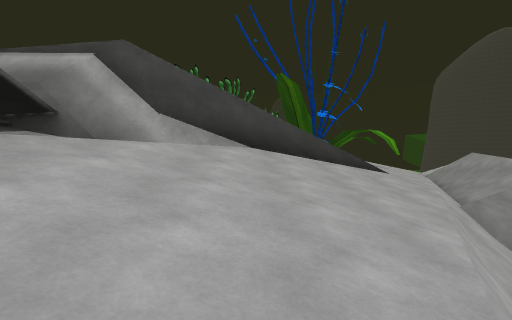
View 1 (above)

24 first-person views from a walk through a scene from a Unity 3-D project. The camera is 1.4 m above the floor, tilts 2° down and sees 85° across. The floor is counted in squares, 2 m on a side. Each view is taken from the middle of a square. On the plan, view 1 faces up. The plan holds only what a view shows up to about 9 squares ahead; the rest is blank. The place goes on beyond the plan. The player is left out. Some surface patterns are stand-ins.

View 2
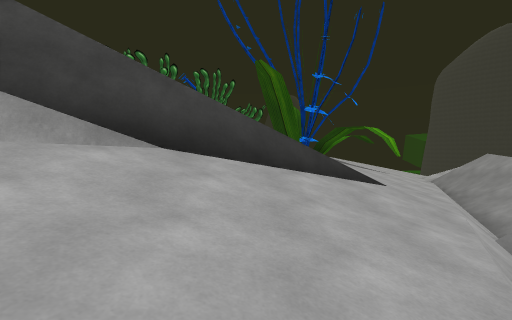

View 3
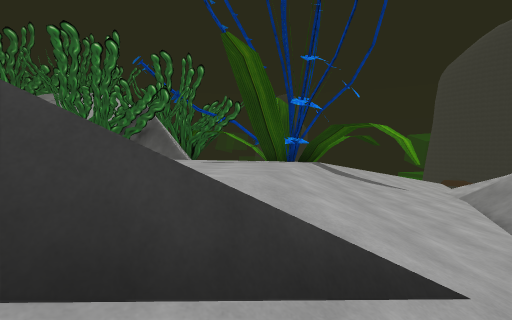

View 4
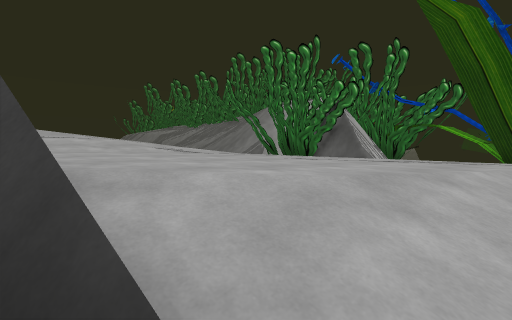

View 5
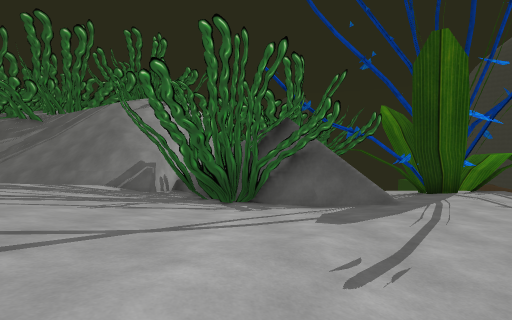

View 6
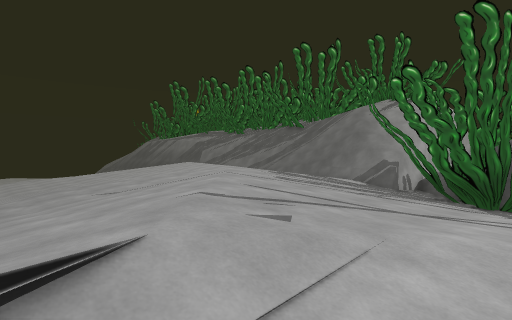

View 7
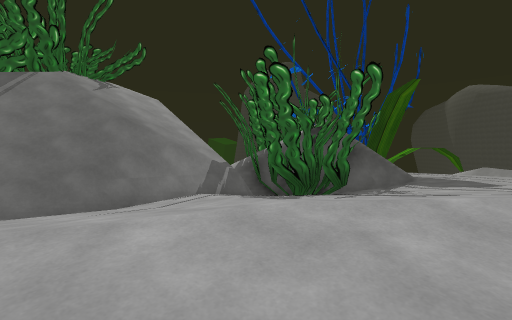

View 8
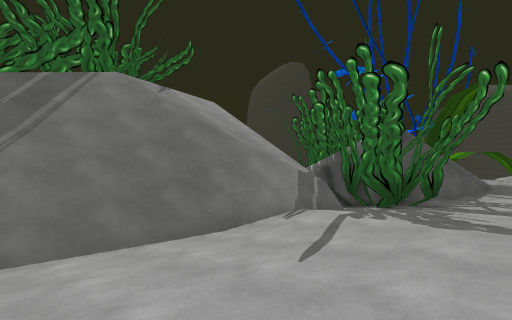

View 9
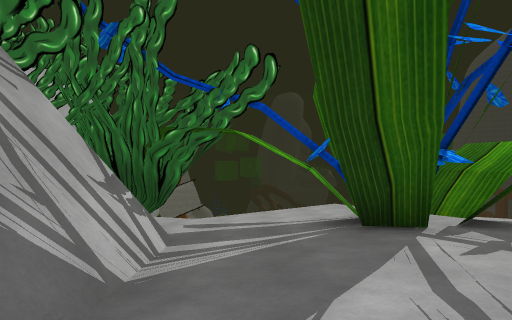

View 10
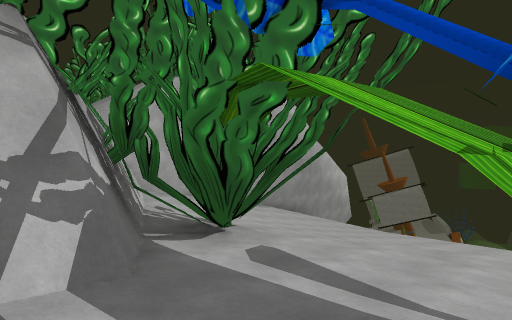

View 11
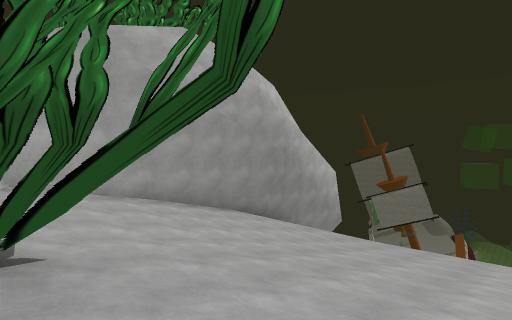

View 12
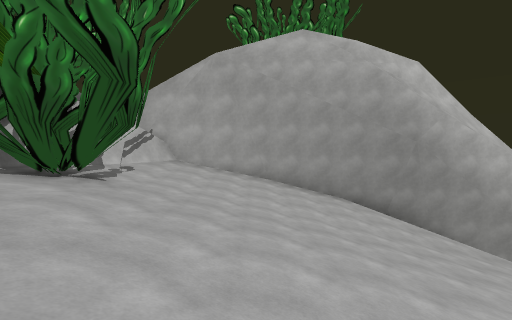

View 13
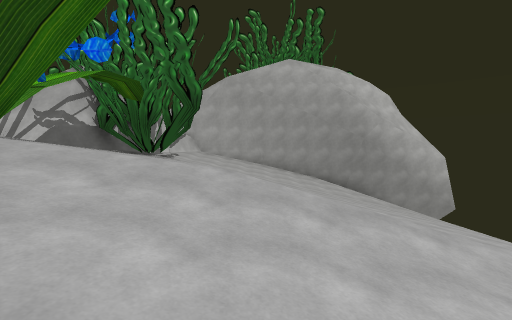

View 14
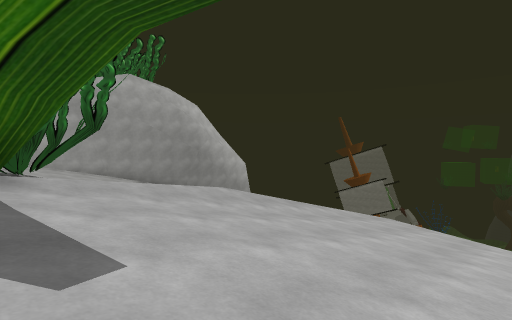

View 15
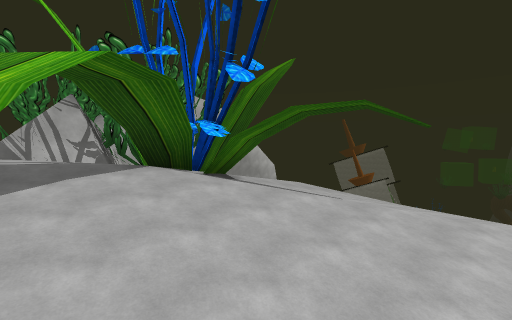

View 16
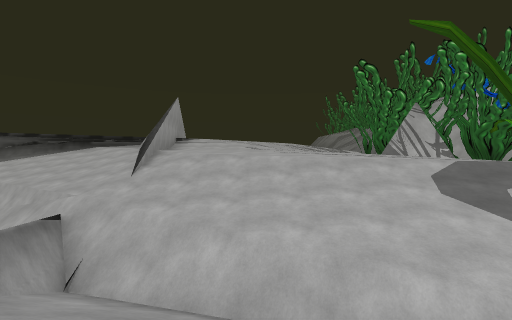

View 17
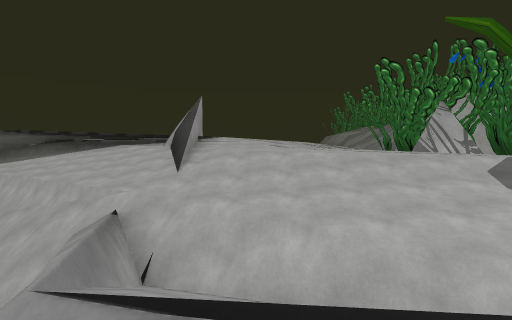

View 18
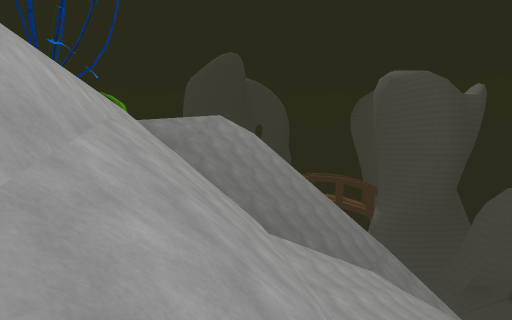

View 19
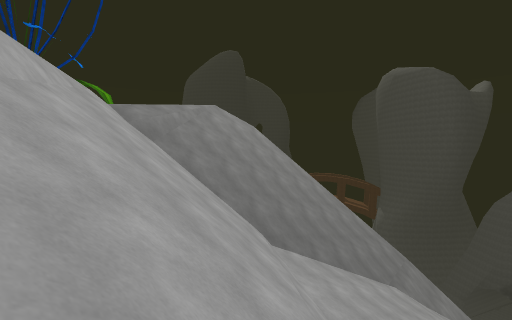

View 20
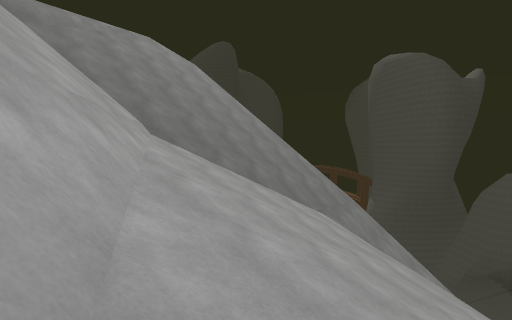

View 21
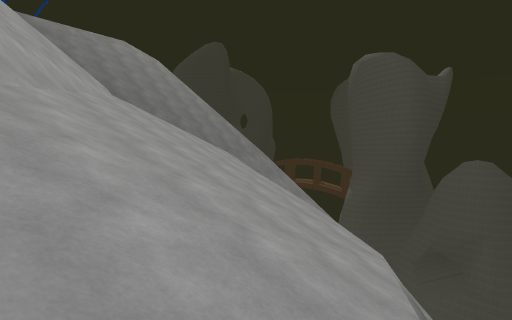

View 22
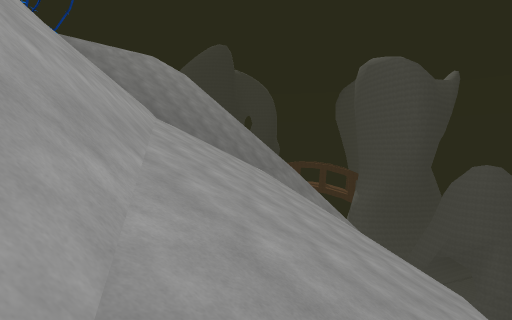

View 23
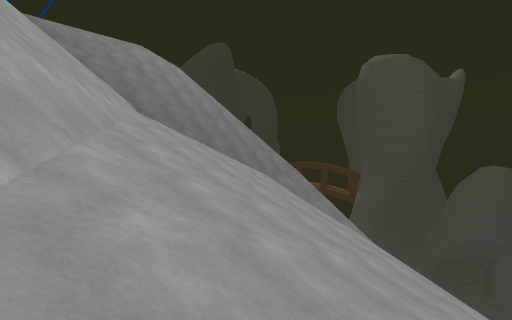

View 24
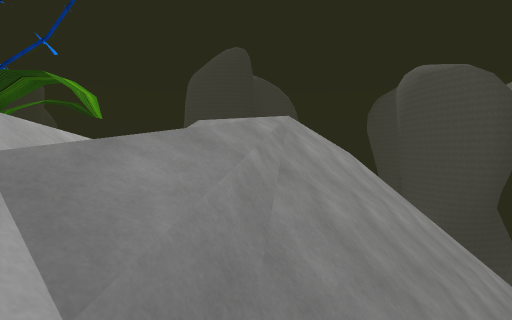

### Floor plan
Key: @ floor where view 1 was taken; # wall or solid block; . main floor; - floor 1.5 m lower than the main floor; : floor 1.75 m higher than the main floor; _ floor 3 m lower than the main floor; < floor 4.75 m lower than the main floor; ( floor 6.25 m lower than the main floor; / step, stairs or slope; = window, fence, low wall or low ledge; v drop or lower ground.
Columns run from 12 left of view 1 to 14 right of it. Each row starts with its distance up from view 1.
 29        v
 28        v
 27       #/ /vv
 26       #///(<<<v
 25       #///<<<<<< vv
 24       #///<<<<<< /<v
 23       #//<<<<<< /<<<<
 22  ######//<<<<_  /____
 21 /##=#/_//____////____
 20 //////#//___///-/-____
 19 //////v//_==/---/-----
 18 //////##/-##---//-----
 17 //////######--####----
 16 //////######--####---_
 15 ...../#######--##----/
 14 ......--#####--------/
 13  .......----...-/-#-//
 12 ::::.....--...../---//
 11  .:::.........../--//=
 10 ....::.........//-///=
  9 .....::........//-////
  8  .....:::......///////
  7 /.....:::.....////#=//v
  6 //-....: ..##==//##////
  5          ###/////=/////v
  4          =.////=////////
  3           .///=/////////v
  2            ///=////////#vv
  1            //#///=//////###
  0             @#//#/////////v
 -1              #//#////////v
 -2              //#////////
 -3               ##///////
 -4               #///////
 -5               #/////v
 -6               ////=vv
 -7                /

Positions as (right, up) in squares from view 1, and headings:
1: (0, 0), facing up
2: (1, 2), facing up
3: (2, 5), facing up
4: (3, 6), facing up-left
5: (-3, 7), facing up
6: (-3, 6), facing up-left
7: (-11, 10), facing up-right
8: (-12, 12), facing up-right
9: (1, 12), facing up
10: (2, 15), facing up-left
11: (1, 18), facing up-left
12: (3, 21), facing left
13: (7, 21), facing left
14: (8, 17), facing up-left
15: (9, 13), facing up-left
16: (9, 9), facing left
17: (9, 8), facing left
18: (1, -2), facing up-right
19: (2, -1), facing up-right
20: (4, -2), facing up-right
21: (3, -7), facing up-right
22: (2, -6), facing up-right
23: (3, -5), facing up-right
24: (4, 4), facing up-right
